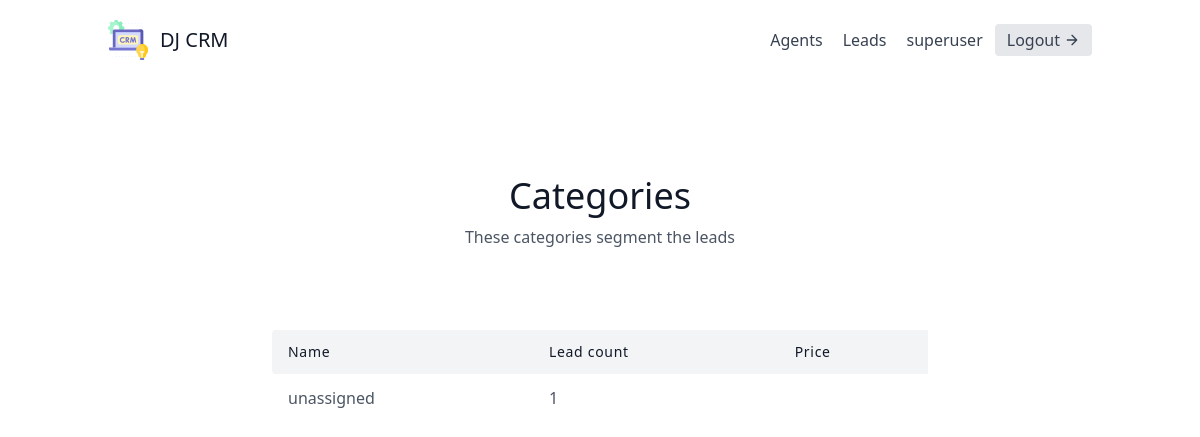
Page /leads/categories/ (signed in) on the earlier database version.
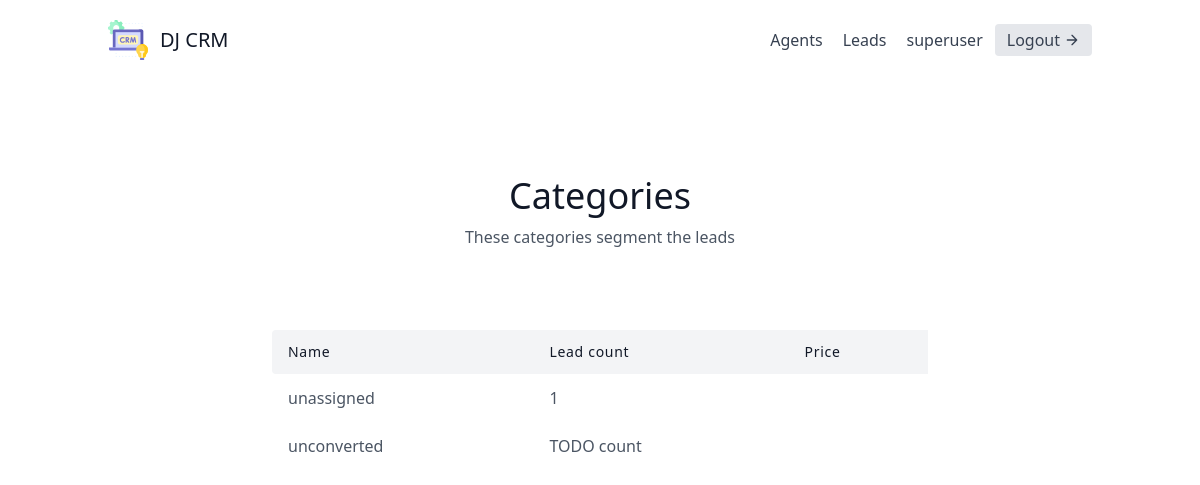
Same page on the later database version.
### leads/models.py (models this page shows, shortened)
class Category(models.Model):
    name = models.CharField(max_length=30)
    organization = models.ForeignKey(UserProfile, on_delete=models.CASCADE)

### leads/views.py (the view)
# urls.py: path("categories/", CategoryListView.as_view(), name="category-list"),
class CategoryListView(LoginRequiredMixin, generic.ListView):
    template_name = "leads/category_list.html"
    context_object_name = "category_list"
    def get_context_data(self, **kwargs):
        user = self.request.user
        context = super(CategoryListView, self).get_context_data(**kwargs)
        if user.is_organizer:
            queryset = Lead.objects.filter(organization=user.userprofile)
        else:
            queryset = Lead.objects.filter(organization=user.agent.organization)
        context.update({
            "unassigned_lead_count": queryset.filter(category__isnull=True).count()
        })
        return context
    def get_queryset(self):
        user = self.request.user
        if user.is_organizer:
            queryset = Category.objects.filter(organization=user.userprofile)
        else:
            queryset = Category.objects.filter(organization=user.agent.organization)
        return queryset

### leads/templates/leads/category_list.html
{% extends "base.html" %}
{% block content %}
<section class="text-gray-600 body-font">
    <div class="container px-5 py-24 mx-auto">
      <div class="flex flex-col text-center w-full mb-20">
        <h1 class="sm:text-4xl text-3xl font-medium title-font mb-2 text-gray-900">Categories</h1>
        <p class="lg:w-2/3 mx-auto leading-relaxed text-base">These categories segment the leads</p>
      </div>
      <div class="lg:w-2/3 w-full mx-auto overflow-auto">
        <table class="table-auto w-full text-left whitespace-no-wrap">
          <thead>
            <tr>
              <th class="px-4 py-3 title-font tracking-wider font-medium text-gray-900 text-sm bg-gray-100 rounded-tl rounded-bl">Name</th>
              <th class="px-4 py-3 title-font tracking-wider font-medium text-gray-900 text-sm bg-gray-100">Lead count</th>
              <th class="px-4 py-3 title-font tracking-wider font-medium text-gray-900 text-sm bg-gray-100">Price</th>
            </tr>
          </thead>
          <tbody>
            <tr>
                <td class="px-4 py-3">unassigned</td>
                <td class="px-4 py-3">{{unassigned_lead_count}}</td>
            </tr>
            {% for category in category_list %}
            <tr>
              <td class="px-4 py-3">
                <a href="{% url 'leads:category-detail' category.pk %}">{{category.name}}</a>
              </td>
                <td class="px-4 py-3">TODO count</td>
            </tr>
            {% endfor %}
          </tbody>
        </table>
      </div>
    </div>
  </section>
{% endblock content %}

Differences in the rows shown:
added Category: name "unconverted"
